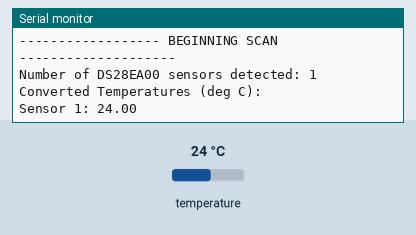
A sketch run on a simulated Arduino Uno, built with avr-gcc and run on an emulated ATmega328P. Parts: the last lines printed to the serial monitor. Inputs (shaded band) come from the test bench; at power-on: temperature 24 °C.

Above: at 3.4 s.
3.5 s: temperature set to 12 °C
At 4.3 s:
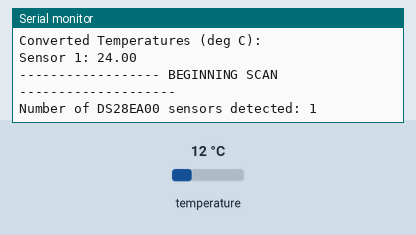
6.0 s: temperature set to 19 °C
At 6.8 s:
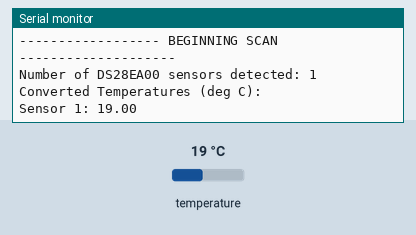
Timing chart, 0 to 9.0 s (numbered marks = the images above; inputs shaded):
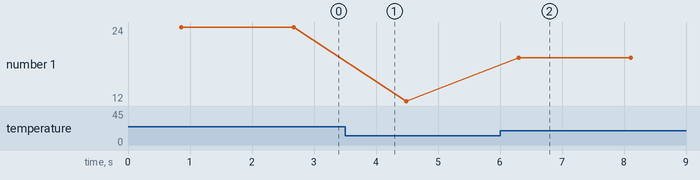

The sketch:

pcb-benchtop-test.ino
```cpp
// Test code for validating single or multiple Cryosphere Innovation DS28EA00 one-wire temperature string boards.
// The code detects the number of one-wire chips on the bus, looping over each and writing its temperature to the console.
// Note: this is just test code with minimal console.logs. For a more detailed readout, use Development/read-multiple-DS29EA00s.ino

// Hardware: the one-wire temperature string test fixture.

// Written 19 January, 2023 by Cameron Planck


#include <Wire.h>
#include <OneWire.h>
#include <DallasTemperature.h>

OneWire  ds(11);  // on pin 12 (a 4.7K (ish) resistor is necessary, it wont work without it)

// Pass our oneWire reference to Dallas Temperature sensor
DallasTemperature sensors(&ds);


void setup(){
  // Start serial communication for debugging purposes
  Serial.begin(9600);
  sensors.begin();
  while(!Serial);
}

// define ROM array, which needs to be at minimum 8*(number of DS28EA00s)
byte ROMarray[640];

// define tempArray which needs to be at least 2*(number of DS28EA00s)
byte tempArray[160];

void loop(){

    // check number of one-wire devices present on bus
    Serial.println("------------------ BEGINNING SCAN --------------------");
    Serial.print("\nNumber of DS28EA00 sensors detected: ");
    sensors.begin(); // call sensors.begin() in loop to allow hot-plugging for testing
    Serial.println(sensors.getDeviceCount());
    Serial.println("");
    int sensorCount = sensors.getDeviceCount();

    sensors.requestTemperatures();

    sensors.chainOn();

    for(int i = 0; i < sensorCount; i++){
      chipDiscover(i);
    };

    for(int i = 0; i < sensorCount; i++){
      ds.reset();
      chipSelect(i);
    }

     Serial.println("Converted Temperatures (deg C):");
     int k = 0;
     int count = 1;
     while(k < 2*sensorCount){
        float temp = decodeTemperatureBytes(tempArray[k], tempArray[k+1]);
        Serial.print("Sensor ");
        Serial.print(count);
        Serial.print(": ");
        Serial.println(temp);
        k=k+2;
        count++;
      }

    delay(1000);
  }


void chipDiscover(int k){

    byte addr[8];
    byte i;

    // reset 1-wire bus
    ds.reset();

    // execute conditional read ROM command and print response (64-bit registration number)
    ds.write(0x0F);
    for (i = 0; i < 8; i++) {
      addr[i] = ds.read();
      ROMarray[k*8 + i] = addr[i];
    }

    sensors.chainDone();

  }


void chipSelect(int k){

    byte addr[8];
    ds.write(0x55);
    for (int i = 0; i < 8; i++) {
      addr[i] = ROMarray[k*8 + i];
      ds.write(addr[i]);
      }

    ds.write(0xBE); // read scratchpad command
    byte scratchpad[2];
    for (int i = 0; i < 2; i++) { // step through each byte, write it to ROMarray
      scratchpad[i] = ds.read();
    }

    // add MSB and LSB to tempArray
    for (int i = 0; i < 2; i++) {
      tempArray[k*2 + i] = scratchpad[i];
      }

  }


  float decodeTemperatureBytes(byte LSB, byte MSB) {

  int bitArray[16];

  int k = 0;
  for (int i = 7; i >= 0; i = i - 1) {
    int bits = bitRead(MSB, i);
    bitArray[k] = bits;
    k++;
  }

  for (int i = 7; i >= 0; i = i - 1) {
    int bits = bitRead(LSB, i);
    bitArray[k] = bits;
    k++;
  }

  float temperature = (bitArray[5] * pow(2, 6) + bitArray[6] * pow(2, 5) + bitArray[7] * pow(2, 4) + bitArray[8] * pow(2, 3) + bitArray[9] * pow(2, 2) + bitArray[10] * pow(2, 1) + bitArray[11] * pow(2, 0) + bitArray[12] * pow(2, -1) + bitArray[13] * pow(2, -2) + bitArray[14] * pow(2, -3) + bitArray[15] * pow(2, -4));
  return (temperature);
}
```

Measured:
- after the input at 6.0 s, the serial monitor: prints a new line after 0.30 s (image 2)
- plotted number 1: 24 → 12 after the input at 3.5 s, 12 → 19 after the input at 6.0 s
